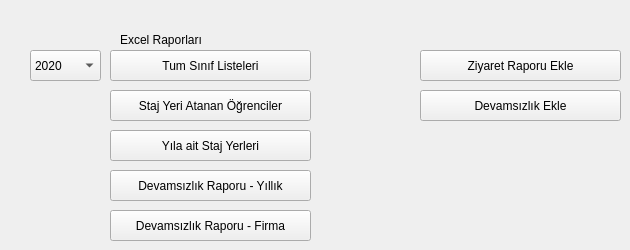
    <widget class="QWidget" name="tab_5">
     <attribute name="title">
      <string>Raporlar</string>
     </attribute>
     <widget class="QPushButton" name="pushButton_41">
      <property name="geometry">
       <rect>
        <x>110</x>
        <y>50</y>
        <width>201</width>
        <height>31</height>
       </rect>
      </property>
      <property name="text">
       <string>Tum Sınıf Listeleri</string>
      </property>
     </widget>
     <widget class="QComboBox" name="comboBox_16">
      <property name="geometry">
       <rect>
        <x>30</x>
        <y>50</y>
        <width>71</width>
        <height>31</height>
       </rect>
      </property>
      <item>
       <property name="text">
        <string>2020</string>
       </property>
      </item>
      <item>
       <property name="text">
        <string>2021</string>
       </property>
      </item>
      <item>
       <property name="text">
        <string>2022</string>
       </property>
      </item>
      <item>
       <property name="text">
        <string>2023</string>
       </property>
      </item>
      <item>
       <property name="text">
        <string>2024</string>
       </property>
      </item>
      <item>
       <property name="text">
        <string>2025</string>
       </property>
      </item>
      <item>
       <property name="text">
        <string>2026</string>
       </property>
      </item>
      <item>
       <property name="text">
        <string>2027</string>
       </property>
      </item>
      <item>
       <property name="text">
        <string>2028</string>
       </property>
      </item>
      <item>
       <property name="text">
        <string>2029</string>
       </property>
      </item>
      <item>
       <property name="text">
        <string>2030</string>
       </property>
      </item>
      <item>
       <property name="text">
        <string>2031</string>
       </property>
      </item>
      <item>
       <property name="text">
        <string>2032</string>
       </property>
      </item>
      <item>
       <property name="text">
        <string>2033</string>
       </property>
      </item>
      <item>
       <property name="text">
        <string>2034</string>
       </property>
      </item>
      <item>
       <property name="text">
        <string>2035</string>
       </property>
      </item>
     </widget>
     <widget class="QLabel" name="label_46">
      <property name="geometry">
       <rect>
        <x>120</x>
        <y>30</y>
        <width>121</width>
        <height>20</height>
       </rect>
      </property>
      <property name="text">
       <string>Excel Raporları</string>
      </property>
     </widget>
     <widget class="QPushButton" name="pushButton_42">
      <property name="geometry">
       <rect>
        <x>110</x>
        <y>90</y>
        <width>201</width>
        <height>31</height>
       </rect>
      </property>
      <property name="text">
       <string>Staj Yeri Atanan Öğrenciler</string>
      </property>
     </widget>
     <widget class="QPushButton" name="pushButton_43">
      <property name="geometry">
       <rect>
        <x>110</x>
        <y>130</y>
        <width>201</width>
        <height>31</height>
       </rect>
      </property>
      <property name="text">
       <string>Yıla ait Staj Yerleri</string>
      </property>
     </widget>
     <widget class="QPushButton" name="pushButton_44">
      <property name="geometry">
       <rect>
        <x>420</x>
        <y>50</y>
        <width>201</width>
        <height>31</height>
       </rect>
      </property>
      <property name="text">
       <string>Ziyaret Raporu Ekle</string>
      </property>
     </widget>
     <widget class="QPushButton" name="pushButton_47">
      <property name="geometry">
       <rect>
        <x>420</x>
        <y>90</y>
        <width>201</width>
        <height>31</height>
       </rect>
      </property>
      <property name="text">
       <string>Devamsızlık Ekle</string>
      </property>
     </widget>
     <widget class="QPushButton" name="pushButton_48">
      <property name="geometry">
       <rect>
        <x>110</x>
        <y>170</y>
        <width>201</width>
        <height>31</height>
       </rect>
      </property>
      <property name="text">
       <string>Devamsızlık Raporu - Yıllık</string>
      </property>
     </widget>
     <widget class="QPushButton" name="pushButton_49">
      <property name="geometry">
       <rect>
        <x>110</x>
        <y>210</y>
        <width>201</width>
        <height>31</height>
       </rect>
      </property>
      <property name="text">
       <string>Devamsızlık Raporu - Firma</string>
      </property>
     </widget>
    </widget>
